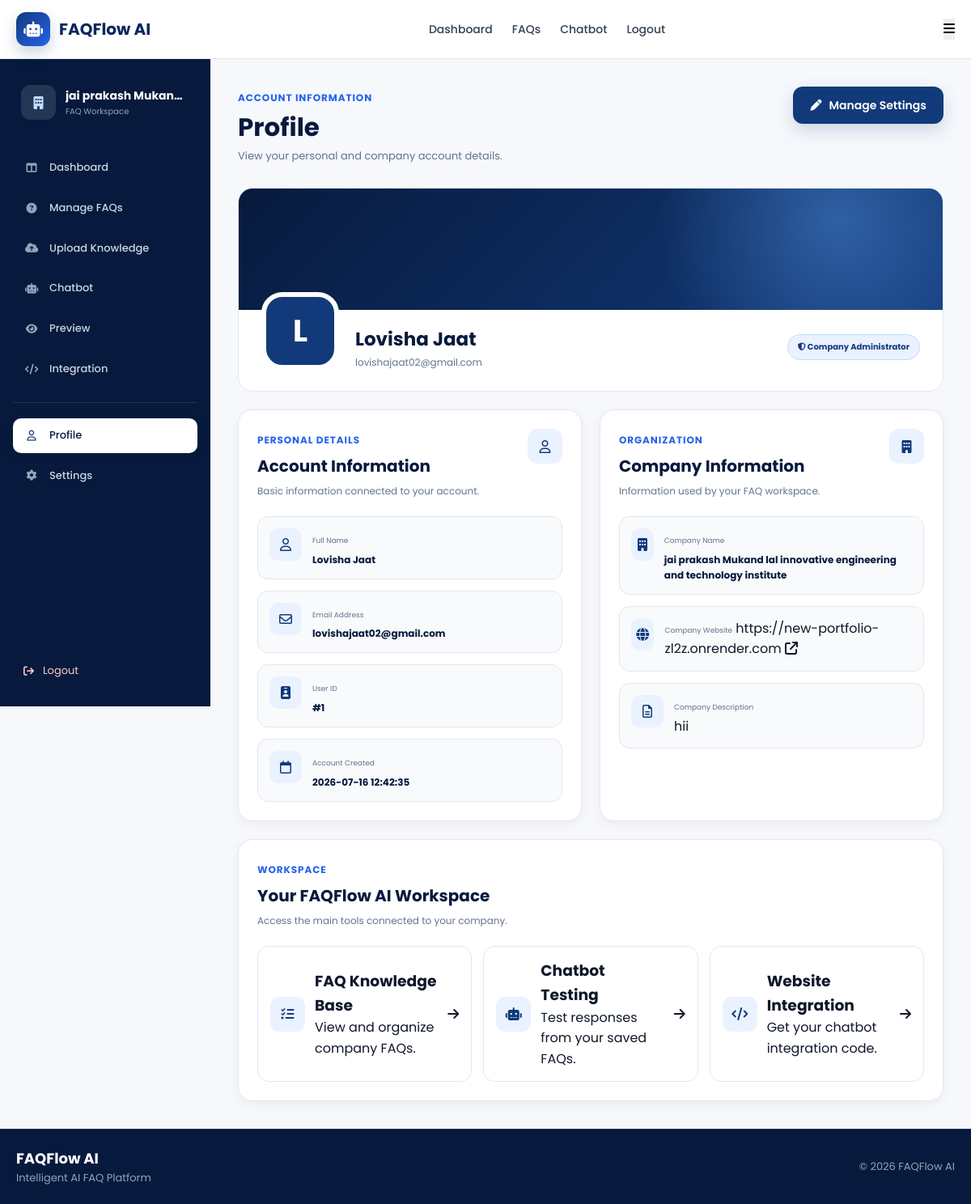
Screenshot of /profile (signed in) with the database file from the repository.
### tables this page shows
CREATE TABLE users (

            id INTEGER PRIMARY KEY AUTOINCREMENT,

            name TEXT NOT NULL,

            email TEXT UNIQUE NOT NULL,

            password TEXT NOT NULL,

            company_id INTEGER,

            created_at TIMESTAMP DEFAULT CURRENT_TIMESTAMP,

            FOREIGN KEY(company_id)
                REFERENCES companies(id)

        );

CREATE TABLE companies (

            id INTEGER PRIMARY KEY AUTOINCREMENT,

            company_name TEXT NOT NULL,

            website TEXT,

            description TEXT,

            created_at TIMESTAMP DEFAULT CURRENT_TIMESTAMP

        );

### routes/dashboard_routes.py (the view)
@dashboard_bp.route("/profile")
def profile():
    if not login_required():
        return redirect(url_for("auth.login"))
    user = fetch_one(
        Config.DATABASE_PATH,
        """
        SELECT
            users.*,
            companies.company_name,
            companies.website,
            companies.description

        FROM users

        JOIN companies

        ON users.company_id=companies.id

        WHERE users.id=?

        """,
        (session["user_id"],)
    )
    return render_template(
        "dashboard/profile.html",
        user=user
    )

### templates/dashboard/profile.html (shortened to what this page needs)
{% extends "base.html" %}
{% block content %}
<section class="dashboard-page">
    <div class="dashboard-layout">
        <aside class="dashboard-sidebar">
            <div class="sidebar-top">
                <div class="sidebar-company">
                    <div class="company-avatar">
                        <i class="fa-solid fa-building"></i>
                    </div>
                    <div>
                        <h3>
                            {{ session.get("company_name", "Company") }}
                        </h3>
                        <p>FAQ Workspace</p>
                    </div>
                </div>
                <nav class="sidebar-menu">
                    <a href="{{ url_for('dashboard.dashboard') }}" class="sidebar-link">
                        <i class="fa-solid fa-table-columns"></i>
                        <span>Dashboard</span>
                    </a>
                    <a href="{{ url_for('faq.faq_list') }}" class="sidebar-link">
                        <i class="fa-solid fa-circle-question"></i>
                        <span>Manage FAQs</span>
                    </a>
                    <a href="{{ url_for('faq.upload_data') }}" class="sidebar-link">
                        <i class="fa-solid fa-cloud-arrow-up"></i>
                        <span>Upload Knowledge</span>
                    </a>
                    <a href="{{ url_for('chatbot.chatbot') }}" class="sidebar-link">
                        <i class="fa-solid fa-robot"></i>
                        <span>Chatbot</span>
                    </a>
                    <a href="{{ url_for('chatbot.chatbot_preview') }}" class="sidebar-link">
                        <i class="fa-solid fa-eye"></i>
                        <span>Preview</span>
                    </a>
                    <a href="{{ url_for('chatbot.integration') }}" class="sidebar-link">
                        <i class="fa-solid fa-code"></i>
                        <span>Integration</span>
                    </a>
                    <div class="sidebar-divider"></div>
                    <a href="{{ url_for('dashboard.profile') }}" class="sidebar-link active">
                        <i class="fa-regular fa-user"></i>
                        <span>Profile</span>
                    </a>
                    <a href="{{ url_for('dashboard.settings') }}" class="sidebar-link">
                        <i class="fa-solid fa-gear"></i>
                        <span>Settings</span>
                    </a>
                </nav>
            </div>
            <div class="sidebar-bottom">
                <a href="{{ url_for('auth.logout') }}" class="sidebar-logout">
                    <i class="fa-solid fa-arrow-right-from-bracket"></i>
                    <span>Logout</span>
                </a>
            </div>
        </aside>
        <main class="dashboard-main">
            <header class="dashboard-header">
                <div>
                    <p class="dashboard-label">
                        Account Information
                    </p>
                    <h1>Profile</h1>
                    <p class="dashboard-subtitle">
                        View your personal and company account details.
                    </p>
                </div>
                <a href="{{ url_for('dashboard.settings') }}" class="dashboard-primary-button">
                    <i class="fa-solid fa-pen"></i>
                    Manage Settings
                </a>
            </header>
            <section class="profile-overview-card">
                <div class="profile-cover">
                </div>
                <div class="profile-overview-content">
                    <div class="profile-avatar-large">
                        {% if user and user["name"] %}
                        {{ user["name"][0] | upper }}
                        {% else %}
                        U
                        {% endif %}
                    </div>
                    <div class="profile-main-info">
                        <div>
                            <h2>
                                {{ user["name"] if user else "User" }}
                            </h2>
                            <p>
                                {{ user["email"] if user else "" }}
                            </p>
                        </div>
                        <span class="profile-role">
                            <i class="fa-solid fa-shield-halved"></i>
                            Company Administrator
                        </span>
                    </div>
                </div>
            </section>
            <section class="profile-content-grid">
                <article class="dashboard-card profile-card">
                    <div class="dashboard-card-header">
                        <div>
                            <span class="card-label">
                                Personal Details
                            </span>
                            <h2>Account Information</h2>
                            <p>
                                Basic information connected to your account.
                            </p>
                        </div>
                        <div class="card-header-icon">
                            <i class="fa-regular fa-user"></i>
                        </div>
                    </div>
                    <div class="profile-detail-list">
                        <div class="profile-detail-item">
                            <div class="profile-detail-icon">
                                <i class="fa-regular fa-user"></i>
                            </div>
                            <div>
                                <span>Full Name</span>
                                <strong>
                                    {{ user["name"] if user else "Not available" }}
                                </strong>
                            </div>
                        </div>
                        <div class="profile-detail-item">
                            <div class="profile-detail-icon">
                                <i class="fa-regular fa-envelope"></i>
                            </div>
                            <div>
                                <span>Email Address</span>
                                <strong>
                                    {{ user["email"] if user else "Not available" }}
                                </strong>
                            </div>
                        </div>
                        <div class="profile-detail-item">
                            <div class="profile-detail-icon">
                                <i class="fa-solid fa-id-badge"></i>
                            </div>
                            <div>
                                <span>User ID</span>
                                <strong>
                                    #{{ user["id"] if user else "-" }}
                                </strong>
                            </div>
                        </div>
                        <div class="profile-detail-item">
                            <div class="profile-detail-icon">
                                <i class="fa-regular fa-calendar"></i>
                            </div>
                            <div>
                                <span>Account Created</span>
                                <strong>
                                    {{ user["created_at"] if user else "Not available" }}
                                </strong>
                            </div>
                        </div>
                    </div>
                </article>
                <article class="dashboard-card profile-card">
                    <div class="dashboard-card-header">
                        <div>
                            <span class="card-label">
                                Organization
                            </span>
                            <h2>Company Information</h2>
                            <p>
                                Information used by your FAQ workspace.
                            </p>
                        </div>
                        <div class="card-header-icon">
                            <i class="fa-solid fa-building"></i>
                        </div>
                    </div>
                    <div class="profile-detail-list">
                        <div class="profile-detail-item">
                            <div class="profile-detail-icon">
                                <i class="fa-solid fa-building"></i>
                            </div>
                            <div>
                                <span>Company Name</span>
                                <strong>
                                    {{ user["company_name"] if user else "Not available" }}
                                </strong>
                            </div>
                        </div>
                        <div class="profile-detail-item">
                            <div class="profile-detail-icon">
                                <i class="fa-solid fa-globe"></i>
                            </div>
                            <div>
                                <span>Company Website</span>
                                {% if user and user["website"] %}
                                <a href="{{ user['website'] }}" target="_blank" rel="noopener noreferrer"
                                    class="profile-website-link">
                                    {{ user["website"] }}
                                    <i class="fa-solid fa-arrow-up-right-from-square"></i>
                                </a>
                                {% else %}
                                <strong>Not added</strong>
                                {% endif %}
                            </div>
                        </div>
                        <div class="profile-detail-item description-item">
                            <div class="profile-detail-icon">
                                <i class="fa-regular fa-file-lines"></i>
                            </div>
                            <div>
                                <span>Company Description</span>
                                <p>
                                    {% if user and user["description"] %}
                                    {{ user["description"] }}
                                    {% else %}
                                    No company description has been added.
                                    {% endif %}
                                </p>
                            </div>
                        </div>
                    </div>
                </article>
            </section>
            <section class="dashboard-card profile-workspace-card">
                <div class="dashboard-card-header">
                    <div>
                        <span class="card-label">
                            Workspace
                        </span>
                        <h2>Your FAQFlow AI Workspace</h2>
                        <p>
                            Access the main tools connected to your company.
                        </p>
                    </div>
                </div>
                <div class="profile-action-grid">
                    <a href="{{ url_for('faq.faq_list') }}" class="profile-action-item">
                        <div class="profile-action-icon">
                            <i class="fa-solid fa-list-check"></i>
                        </div>
                        <div>
                            <h3>FAQ Knowledge Base</h3>
                            <p>
                                View and organize company FAQs.
                            </p>
                        </div>
                        <i class="fa-solid fa-arrow-right"></i>
                    </a>
                    <a href="{{ url_for('chatbot.chatbot') }}" class="profile-action-item">
                        <div class="profile-action-icon">
                            <i class="fa-solid fa-robot"></i>
                        </div>
                        <div>
                            <h3>Chatbot Testing</h3>
                            <p>
                                Test responses from your saved FAQs.
                            </p>
                        </div>
                        <i class="fa-solid fa-arrow-right"></i>
                    </a>
                    <a href="{{ url_for('chatbot.integration') }}" class="profile-action-item">
                        <div class="profile-action-icon">
                            <i class="fa-solid fa-code"></i>
                        </div>
                        <div>
                            <h3>Website Integration</h3>
                            <p>
                                Get your chatbot integration code.
                            </p>
                        </div>
                        <i class="fa-solid fa-arrow-right"></i>
                    </a>
                </div>
            </section>
        </main>
    </div>
</section>
{% endblock %}

### templates/base.html (shortened to what this page needs)
<!DOCTYPE html>
<html lang="en">
<head>
    <link rel="stylesheet" href="{{ url_for('static', filename='css/style.css') }}">
    <link rel="stylesheet" href="{{ url_for('static', filename='css/auth.css') }}">
    <link rel="stylesheet" href="{{ url_for('static', filename='css/dashboard.css') }}">
    <link rel="stylesheet" href="{{ url_for('static', filename='css/chatbot.css') }}">
    <link rel="stylesheet" href="https://cdnjs.cloudflare.com/ajax/libs/font-awesome/6.5.2/css/all.min.css">
</head>
<body>
    <header>
        <nav class="navbar">
            <div class="container">
                <a href="/" class="logo">
                    <i class="fa-solid fa-robot"></i>
                    <span>FAQFlow AI</span>
                </a>
                <ul>
                    {% if session.get("user_id") %}
                    <li>
                        <a href="/dashboard">
                            Dashboard
                        </a>
                    </li>
                    <li>
                        <a href="/faqs">
                            FAQs
                        </a>
                    </li>
                    <li>
                        <a href="/chatbot">
                            Chatbot
                        </a>
                    </li>
                    <li>
                        <a href="/logout">
                            Logout
                        </a>
                    </li>
                    {% endif %}
                </ul>
            </div>
        </nav>
    </header>
    <main>
        {% block content %}
        {% endblock %}
    </main>
    <footer>
        <div class="container footer-content">
            <div>
                <h2>
                    FAQFlow AI
                </h2>
                <p>
                    Intelligent AI FAQ Platform
                </p>
            </div>
            <div>
                <p>
                    © 2026 FAQFlow AI
                </p>
            </div>
        </div>
    </footer>
</body>
</html>

### rows the page displays
users: name "L", name "Lovisha Jaat", email "lovishajaat02@gmail.com", id "1", created_at "2026-07-16 12:42:35"
companies: company_name "jai prakash Mukand lal innovative engineering and technology institute", website "https://new-portfolio-zl2z.onrender.com", description "hii"

### other values shown
{{ session.get("company_name", "Company") }} "jai prakash Mukan…"
